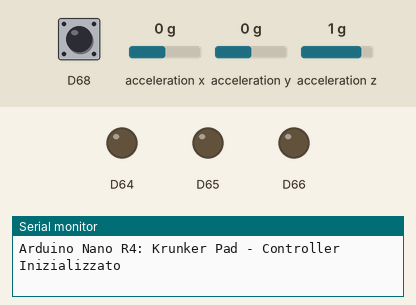
Bench run of a sketch on a simulated Arduino Uno R4 WiFi. Shown: output pins drawn as LEDs (lit = HIGH), the last lines printed to the serial monitor. Dashed ring = blinking. The test bench sets the inputs (shaded band); at power-on: D68 HIGH, acceleration x 0 g, acceleration y 0 g, acceleration z 1 g. USB keyboard and mouse output is not drawn.

Above: at 2.2 s.
2.3 s: D68 pulled LOW for 1 s
At 2.75 s:
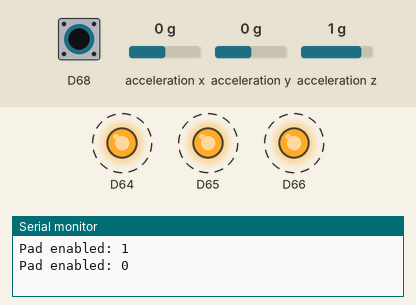
4.8 s: D68 pulled LOW for 0.15 s
At 5.9 s:
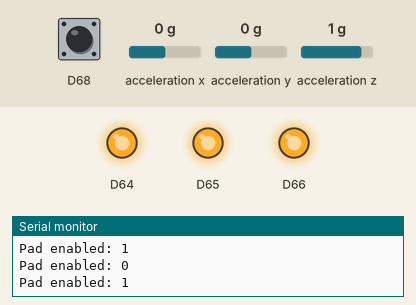
6.6 s: D68 pulled LOW for 3.2 s
At 7.35 s:
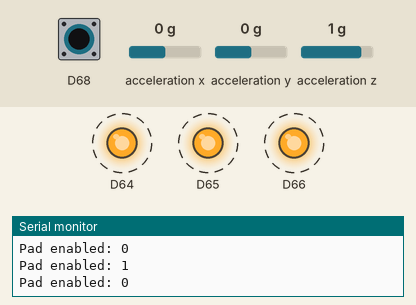
Timing chart, 0 to 11.4 s (numbered marks = the images above; inputs shaded):
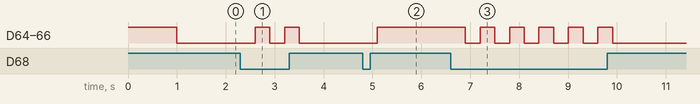

Measured:
- after the input at 2.3 s, D64–66: alternates HIGH for 0.30 s and LOW for 0.30 s, 4 changes in all, then stays LOW, starting after 0.30 s
- after the input at 4.8 s, D64–66: LOW → HIGH after 0.30 s
- after the input at 6.6 s, D64–66: alternates HIGH for 0.30 s and LOW for 0.30 s, 11 changes in all, then stays LOW, starting after 0.30 s

The sketch:

krunker_pad.ino
```cpp
/*
  🎮 Krunker Pad con Arduino Nano R4 e Arduino Modulino

  Questo programma trasforma un Arduino Nano R4 con i moduli Modulino (Buttons, Knob e Movement)
  in un controller USB per il gioco Krunker (krunker.io).

  Funzioni principali:
  - **Movement:** Simula il movimento del mouse (rotazione orizzontale) e i tasti W/S (movimento avanti/indietro).
  - **Buttons:** Mappa i pulsanti a 'Sparo' (Click Sinistro Mouse), 'Salto' (Spazio) e 'Accovacciarsi' (Shift).
  - **Knob:** Simula i movimenti del mouse Su/Giù per alzare/abbassare la visuale e il cambio arma (Click del Knob).
*/

#include <Arduino_Modulino.h>
#include "Mouse.h"
#include "Keyboard.h"

// 🔄 Oggetti per l'interazione con i moduli Modulino
ModulinoMovement movement;
ModulinoButtons buttons;
ModulinoKnob knob;

// 📊 Variabili per i dati dell'accelerometro (ModulinoMovement) e le impostazioni del Knob
float x, y, z; // Variazioni sull'asse x, y, z rilevate dal modulo Movement
int lastKnobPos = 0; // Posizione precedente del Knob per calcolare la differenza
bool padOn = false; // Per attivare/disattivare il pad, spento all'avvio

const float knowbSensitivity = 50.0; // Sensibilità per la rotazione (strafe) controllata dal Knob
const float threshold = 0.15; // Soglia minima per considerare un movimento (per ignorare piccole variazioni)
const float sensitivity = 70.0; // Sensibilità generale per l'input da ModulinoMovement

void setup() {
  Serial.begin(115200);

  Modulino.begin(); // Inizializza la libreria Modulino

  // Inizializzazione dei singoli moduli Modulino
  movement.begin();
  buttons.begin();
  knob.begin();

  // 💡 Accende i LED sui pulsanti (opzionale, per feedback visivo)
  buttons.setLeds(true, true, true);

  delay(1000); // Breve pausa per stabilizzare i moduli

  buttons.setLeds(false, false, false);

  // 🖱️ Inizializzazione delle interfacce HID (Human Interface Device) USB
  Mouse.begin();
  Keyboard.begin();

  Serial.println("Arduino Nano R4: Krunker Pad - Controller Inizializzato");

  // Cattura la posizione iniziale del Knob
  lastKnobPos = knob.get();
}

void loop() {
  if (knob.isPressed()) {

    padOn = !padOn;
    Serial.print("Pad enabled: ");
    Serial.println(padOn);
    delay(300);
  }

  buttons.setLeds(padOn, padOn, padOn);

  if (!padOn) return;

  /* ----------------------- 🧭 MOVIMENTO VISUALE E BASE (MODULINO MOVEMENT) ----------------------- */
  movement.update();
  x = movement.getX(); // L'asse X del Modulino controlla la rotazione orizzontale (Mouse L/R)
  y = movement.getY(); // L'asse Y del Modulino controlla il movimento avanti/indietro (Tastiera W/S)
  z = movement.getZ(); // L'asse Z è disponibile, ma non usato in questo sketch per Krunker


  int moveX = 0; // Offset di movimento orizzontale del mouse (rotazione)
  int moveY = 0; // Segnale per il movimento avanti/indietro (W/S)

  // 📐 Calcolo del movimento: applichiamo soglia e sensibilità
  if (fabs(x) > threshold) moveX = int(-x * sensitivity); // Rotazione L/R del mouse
  if (fabs(y) > threshold) moveY = int(-y * sensitivity); // Movimento Avanti/Indietro

  // 🖱️ Rotazione del Mouse (Look)
  if (moveX != 0) {
    Mouse.move(moveX, 0); // Sposta il cursore solo sull'asse X
  }

  // ⌨️ Movimento Avanti (W) / Indietro (S)
  if (moveY > 0) {
    Keyboard.press('w');
    Keyboard.release('s');
  } else if (moveY < 0) {
    Keyboard.press('s');
    Keyboard.release('w');
  } else {
    // Rilascia entrambi se il movimento è nullo
    Keyboard.release('s');
    Keyboard.release('w');
  }

  /* ----------------------- 🕹️ GESTIONE PULSANTI (MODULINO BUTTONS) --------------------------- */
  // Aggiorna lo stato dei pulsanti solo se ci sono stati cambiamenti
  if (buttons.update()) {

    // 🔽 Pulsante 'A' -> Mirino
    if (buttons.isPressed('A')) Mouse.press(MOUSE_RIGHT);
    else Mouse.release(MOUSE_RIGHT);

    // 🔫 Pulsante 'B' (Solitamente il più accessibile) -> Sparo (Click Sinistro Mouse)
    if (buttons.isPressed('B')) Mouse.press(MOUSE_LEFT);
    else Mouse.release(MOUSE_LEFT);

    // ⏫ Pulsante 'C' -> Salto (Tasto Spazio)
    if (buttons.isPressed('C')) Keyboard.press(' ');
    else Keyboard.release(' ');
  }

  /* ----------------------- ⚙️ GESTIONE KNOB → CAMBIO ARMA / STRAFE A/D ---------------------------- */

  int pos = knob.get(); // Legge la posizione attuale del Knob
  // Calcola la variazione (delta) moltiplicata per la sensibilità del Knob
  // Nota: Questo delta può essere usato per lo strafing (A/D) o per muovere il mouse sull'asse Y (Mouse.move(0, delta))
  // Lo lasciamo come Mouse.move(0, delta) per semplicità, ma andrebbe sostituito con A/D press/release per lo strafing.
  int delta = (pos - lastKnobPos) * knowbSensitivity;
  lastKnobPos = pos; // Aggiorna l'ultima posizione

  if (delta != 0) {
      // ⚠️ ATTENZIONE: Se si desidera lo strafing (A/D) invece di muovere il mouse sull'asse Y,
      // questa sezione andrebbe riscritta per premere 'A' o 'D' usando Keyboar.press()
      Mouse.move(0, delta); // Muove il mouse verticalmente (pitch). Potrebbe essere non ideale per Krunker.
  }

  // // 🔁 Click del Knob → Cambio Arma (Tasto 'E')
  // if (knob.isPressed()) {
  //     Keyboard.press('e');
  //     delay(50); // Breve ritardo per registrare la pressione
  //     Keyboard.release('e');
  // }

}
```
